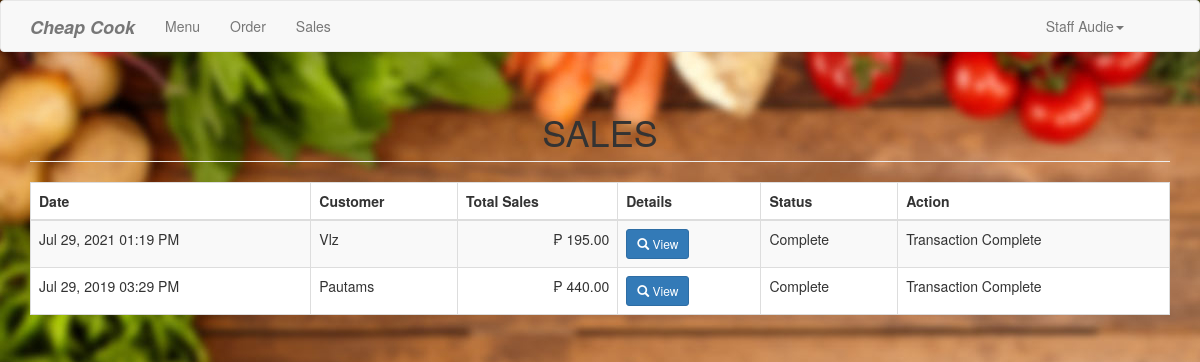
/staffsales.php (signed in), run on the app's committed database.
### tables this page shows
CREATE TABLE `purchase` (
  `purchaseid` int(11) NOT NULL,
  `customer` varchar(50) NOT NULL,
  `total` double NOT NULL,
  `date_purchase` datetime NOT NULL,
  `status` varchar(100) NOT NULL
);

### staffsales.php (the view, shortened to what this page needs)
<?php include('header.php'); ?>
<body>
<?php include('staffnavbar.php'); ?>
<div class="container">
	<h1 class="page-header text-center">SALES</h1>
	<table class="table table-striped table-bordered" style="background-color: white">
		<thead>
			<th>Date</th>
			<th>Customer</th>
			<th>Total Sales</th>
			<th>Details</th>
			<th>Status</th>
			<th>Action</th>
		</thead>
		<tbody>
			<?php
				$sql="select * from purchase order by purchaseid desc";
				$query=$conn->query($sql);
				while($row=$query->fetch_array()){
					?>
					<tr>
						<td><?php echo date('M d, Y h:i A', strtotime($row['date_purchase'])) ?></td>
						<td><?php echo $row['customer']; ?></td>
						<td class="text-right">&#8369; <?php echo number_format($row['total'], 2); ?></td>
						<td><a href="#details<?php echo $row['purchaseid']; ?>" data-toggle="modal" class="btn btn-primary btn-sm"><span class="glyphicon glyphicon-search"></span> View </a>
						</td>
						<td><?php echo $row['status']; ?></td>
						<td>
					<?php if($row['status']=='Complete'){?>
				<p>Transaction Complete</p>
				<?php }?>	</td>
					</tr>
					<?php
				}
			?>
		</tbody>
	</table>
</div>
</body>
</html>

### staffsales.php (style rules this page uses)
body { background-image: url("upload/bg1.jpg") }

### data on the page
purchase: date_purchase "Jul 29, 2021 01:19 PM", customer "Vlz", total "195.00", status "Complete", shows "Transaction Complete"
purchase: date_purchase "Jul 29, 2019 03:29 PM", customer "Pautams", total "440.00", status "Complete", shows "Transaction Complete"

### other printed values
$username "Audie"
